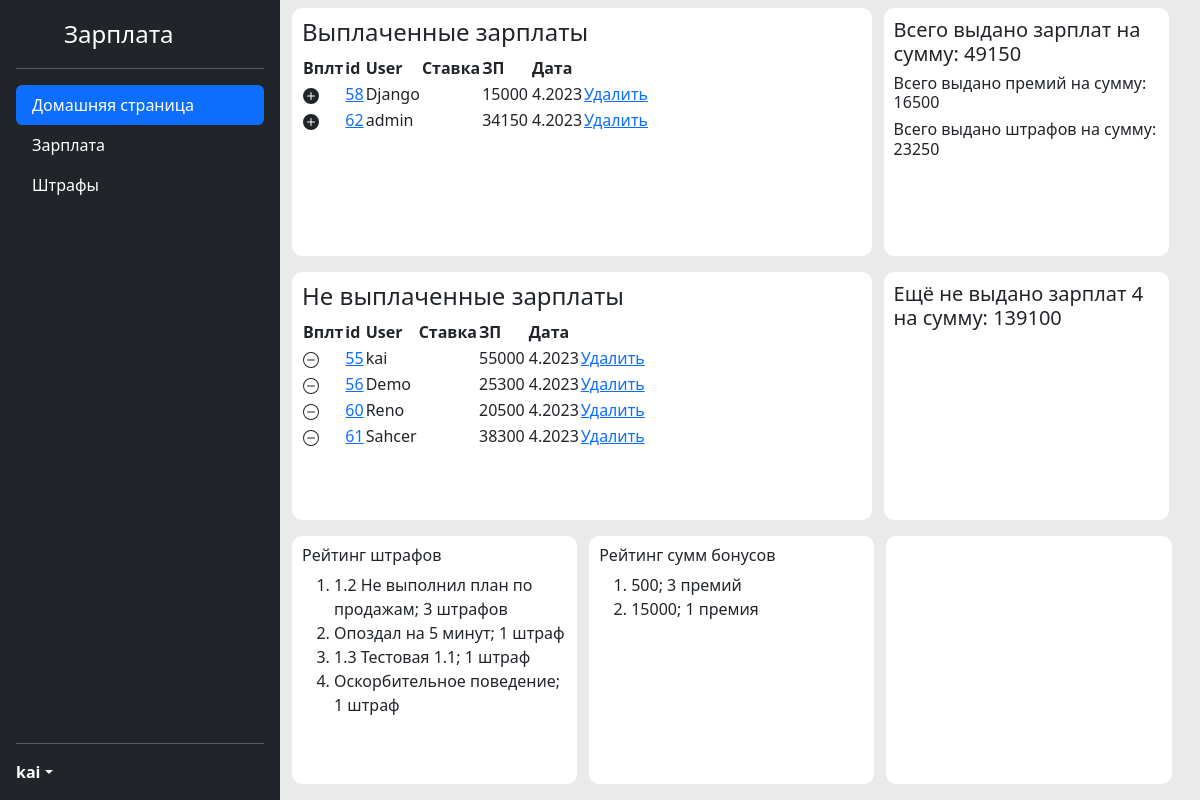
The page /salary/ (signed in) on the database its author committed.
### main/models.py (models this page shows, shortened)
class Salary(models.Model): # Зарплата человека
    YEAR_CHOICES = [(y,y) for y in range(datetime.date.today().year, datetime.date.today().year+1)]
    MONTH_CHOICE = [(m,m) for m in range(1,13)]
    account = models.ForeignKey(User ,on_delete=models.CASCADE)
    year = models.IntegerField(choices=YEAR_CHOICES, default=None, null=True)
    month = models.IntegerField(choices=MONTH_CHOICE,  default=None, null=True)
    summ = models.IntegerField(default=20000)
    paid = models.BooleanField()

class Sanction(models.Model): # Сетка штрафов а именно какие штрафы есть и какая за них ответственность
    reason = models.CharField(max_length = 200)
    summ = models.IntegerField()

### main/views.py (the view)
# urls.py: path('', views.salary),
def salary(request):
    if request.user.is_authenticated:
        salary = Salary.objects.all()
        paidSalarySumm = get_summ_paid_salary()
        nopaidSalarySumm = get_summ_nopaid_salary()
        bonuseSumm = get_bonuse_summ()
        sanctionSumm = get_sanctions_summ()
        PopSanction = most_popular_reason_of_sanctions()
        count = 1
        popularSanction = []
        for popSanct in PopSanction:
            popularSanct = []
            popularSanct.append(popSanct[0])
            popularSanct.append(popSanct[1])
            popularSanct.append(count)
            popularSanction.append(popularSanct)
            count += 1
        count = 1
        popularBonuse = []
        for popBonuse in most_popular_summ_of_bonuse():
            popularBon = []
            popularBon.append(popBonuse[0])
            popularBon.append(popBonuse[1])
            popularBon.append(count)
            popularBonuse.append(popularBon)
            count += 1
        return render(request, "content.html", {"salarys": salary,
                                                "salarySumm":paidSalarySumm,
                                                "bonuseSumm":bonuseSumm,
                                                "sanctionSumm":sanctionSumm,
                                                "nopaidSalarySumm":nopaidSalarySumm[0],
                                                "nopaidSalaryCount":nopaidSalarySumm[1],
                                                "popularSanction":popularSanction,
                                                "popularBonuse":popularBonuse,
                                                })
    else:
        return HttpResponseRedirect('/')

### main/get_salary.py (called while the page is built)
def get_summ_paid_salary():
    salary = Salary.objects.all()
    total = 0
    for salary in salary:
        if salary.paid == True:
            total += salary.summ
    return total

def get_summ_nopaid_salary():
    salary = Salary.objects.all()
    total = 0
    count = 0
    for salary in salary:
        if salary.paid == False:
            count += 1
            total += salary.summ
    return [total,count]

def get_bonuse_summ():
    bonuse = Bonuse.objects.all()
    total = 0
    for bonuse in bonuse:
        total += bonuse.summ
    return total

def get_sanctions_summ():
    sanctions = Sanctions.objects.all()
    total = 0
    for sanction in sanctions:
        total += sanction.sanction.summ
    return total

def most_popular_summ_of_bonuse():
    bonuse = Bonuse.objects.all()
    reason = []
    for bonuse in bonuse:
        reason.append(bonuse.summ)
    counter = Counter(reason).most_common()
    return counter

def most_popular_reason_of_sanctions():
    sanctions = Sanctions.objects.all()
    reasons = []
    for sanction in sanctions:
        reasons.append(sanction.sanction.reason)
    counter = Counter(reasons).most_common()
    return counter

### main/templates/content.html (shortened to what this page needs)
{% extends 'content_base.html' %}
{% block link_1 %}active{% endblock link_1 %}
{% block content %}
{% if perms.main.change_salary %}
<div class="block_2">
    <h4>Выплаченные зарплаты</h4>
<table>
<thead><th>Вплт</th><th>id</th><th>User</th><th>Ставка</th><th>ЗП</th><th></th><th>Дата</th></thead>
{% for salary in salarys %}
{% if salary.paid == True %}
<tr>
    <td>
        <svg xmlns="http://www.w3.org/2000/svg" width="16" height="16" fill="currentColor" class="bi bi-plus-circle-fill" viewBox="0 0 16 16">
            <path d="M16 8A8 8 0 1 1 0 8a8 8 0 0 1 16 0zM8.5 4.5a.5.5 0 0 0-1 0v3h-3a.5.5 0 0 0 0 1h3v3a.5.5 0 0 0 1 0v-3h3a.5.5 0 0 0 0-1h-3v-3z"/>
          </svg>
        </td>
    <td><a  href="edit/{{salary.id}}">{{salary.id}}</a></td>
    <td>{{salary.account.username}}</td>
    <td>{{salary.account.rate}}</td>
    <td>{{salary.summ}}</td>
    <td></td>
    <td>{{salary.month}}.{{salary.year}}</td>
    <td> <a href="delete/{{salary.id}}">Удалить</a></td>
</tr>
{% endif %}
{% endfor %}
</table>
</div>
{% endif %}
<div class="block">
    {% if perms.main.view_salary %}
    <h5>Всего выдано зарплат на сумму: {{salarySumm}}</h5>
    {% endif %}
    {% if perms.main.view_bonuse %}
    <h6>Всего  выдано премий на сумму: {{bonuseSumm}}</h6>
    {% endif %}
    {% if perms.main.view_sanctions %}
    <h6>Всего  выдано штрафов на сумму: {{sanctionSumm}}</h6>
    {% endif %}
</div>
<div class="block_2">
    <h4>Не выплаченные зарплаты</h4>
      <table>
        <thead><th>Вплт</th><th>id</th><th>User</th><th>Ставка</th><th>ЗП</th><th></th><th>Дата</th></thead>
        {% for salary in salarys %}
        {% if salary.paid == False %}
        <tr>
            <td>
                <svg xmlns="http://www.w3.org/2000/svg" width="16" height="16" fill="currentColor" class="bi bi-dash-circle" viewBox="0 0 16 16">
                    <path d="M8 15A7 7 0 1 1 8 1a7 7 0 0 1 0 14zm0 1A8 8 0 1 0 8 0a8 8 0 0 0 0 16z"/>
                    <path d="M4 8a.5.5 0 0 1 .5-.5h7a.5.5 0 0 1 0 1h-7A.5.5 0 0 1 4 8z"/>
                  </svg>
                </td>
            <td><a  href="edit/{{salary.id}}">{{salary.id}}</a></td>
            <td>{{salary.account.username}}</td>
            <td>{{salary.account.rate}}</td>
            <td>{{salary.summ}}</td>
            <td></td>
            <td>{{salary.month}}.{{salary.year}}</td>
            <td> <a href="delete/{{salary.id}}">Удалить</a></td>
        </tr>
        {% endif %}
        {% endfor %}
        </table>
</div>
<div class="block">
    {% if perms.main.view_salary %}
    <h5>Ещё не выдано зарплат {{nopaidSalaryCount}} на сумму: {{nopaidSalarySumm}}</h5>
    {% endif %}
</div>
<div class="block">
   <h6>Рейтинг штрафов</h6>
   <ol>
   {% for sanction in popularSanction %}
   <li>{{sanction.0}}; {% if sanction.1 == 1 %}{{sanction.1}} штраф {% else %}{{sanction.1}} штрафов{% endif %} </li>
   {% endfor %}
   </ol>
</div>
<div class="block">
   <h6>Рейтинг сумм бонусов</h6>
   <ol>
    {% for bonuse in popularBonuse %}
    <li>{{bonuse.0}}; {% if bonuse.1 == 1 %}{{bonuse.1}} премия {% else %}{{bonuse.1}} премий{% endif %} </li>
    {% endfor %}
    </ol>
</div>
<div class="block">
</div>
{% endblock content %}

### main/templates/content_base.html (shortened to what this page needs)
<!DOCTYPE html>
<html lang="ru">
  <head>
    {% load django_bootstrap5 %}
    {% bootstrap_css %}
  <head>
<body>
  <main class="d-flex flex-nowrap">
    <div class="d-flex flex-column flex-shrink-0 p-3 text-bg-dark b-indent-vr sticky" style="width: 280px;">
      <a href="#" class="d-flex align-items-center mb-3 mb-md-0 me-md-auto text-white text-decoration-none">
        <svg class="bi pe-none me-2" width="40" height="32"><use xlink:href="#bootstrap"></use></svg>
        <span class="fs-4">Зарплата</span>
      </a>
      <hr>
      <ul class="nav nav-pills flex-column mb-auto">
        <li class="nav-item">
          <a href="/salary" class="nav-link {% block link_1 %}text-white{% endblock link_1 %}" aria-current="page">
            Домашняя страница
          </a>
        </li>
        {% if perms.main.change_salary %}
        <li>
          <a href="/salary" class="nav-link {% block link_2 %}text-white{% endblock link_2 %}" aria-current="page">
            Зарплата
          </a>
        </li>
        {% endif %}
        {% if perms.main.change_sanction %}
        <li>
          <a href="/salary/sanction/" class="nav-link {% block link_3 %}text-white{% endblock link_3 %}" aria-current="page">
            Штрафы
          </a>
        </li>
        {% endif %}
      </ul>
      <hr>
      <div class="dropdown">
        <a href="#" class="d-flex align-items-center text-white text-decoration-none dropdown-toggle" data-bs-toggle="dropdown" aria-expanded="false">
          <strong>{{ user.username }}</strong>
        </a>
      </div>
    </div>
    <div class="">
      {% block content %}
      {% endblock content %}
    </div>
  </main>
</body>
</html>

### rows shown on the page
Salary: id "58", account.username "Django", summ "15000", month "4", year "2023"
Salary: id "62", account.username "admin", summ "34150", month "4", year "2023"
Salary: id "55", account.username "kai", summ "55000", month "4", year "2023"
Salary: id "56", account.username "Demo", summ "25300", month "4", year "2023"
Salary: id "60", account.username "Reno", summ "20500", month "4", year "2023"
Salary: id "61", account.username "Sahcer", summ "38300", month "4", year "2023"
Sanction: reason "1.2 Не выполнил план по продажам"
Sanction: reason "Опоздал на 5 минут"
Sanction: reason "1.3 Тестовая 1.1"
Sanction: reason "Оскорбительное поведение"

### other values the page prints
{{ user.username }} "kai"
{{ salarySumm }} "49150"
{{ bonuseSumm }} "16500"
{{ sanctionSumm }} "23250"
{{ nopaidSalaryCount }} "4"
{{ nopaidSalarySumm }} "139100"
{{ sanction.1 }} "3"
{{ sanction.1 }} "1" "1" "1"
{{ bonuse.0 }} "500" "15000"
{{ bonuse.1 }} "3"
{{ bonuse.1 }} "1"
